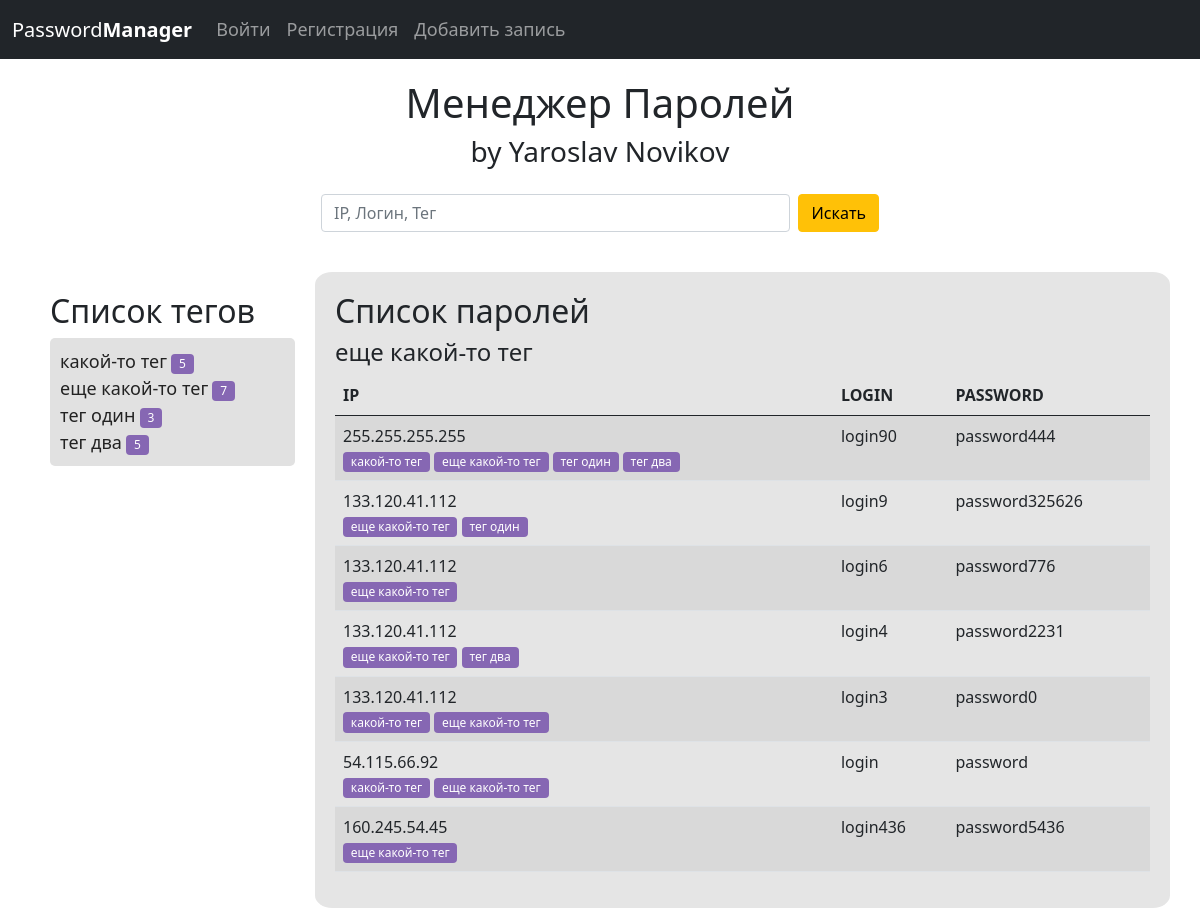
/tag/eshe-kakoj-to-teg, run on an earlier commit of the app's database.
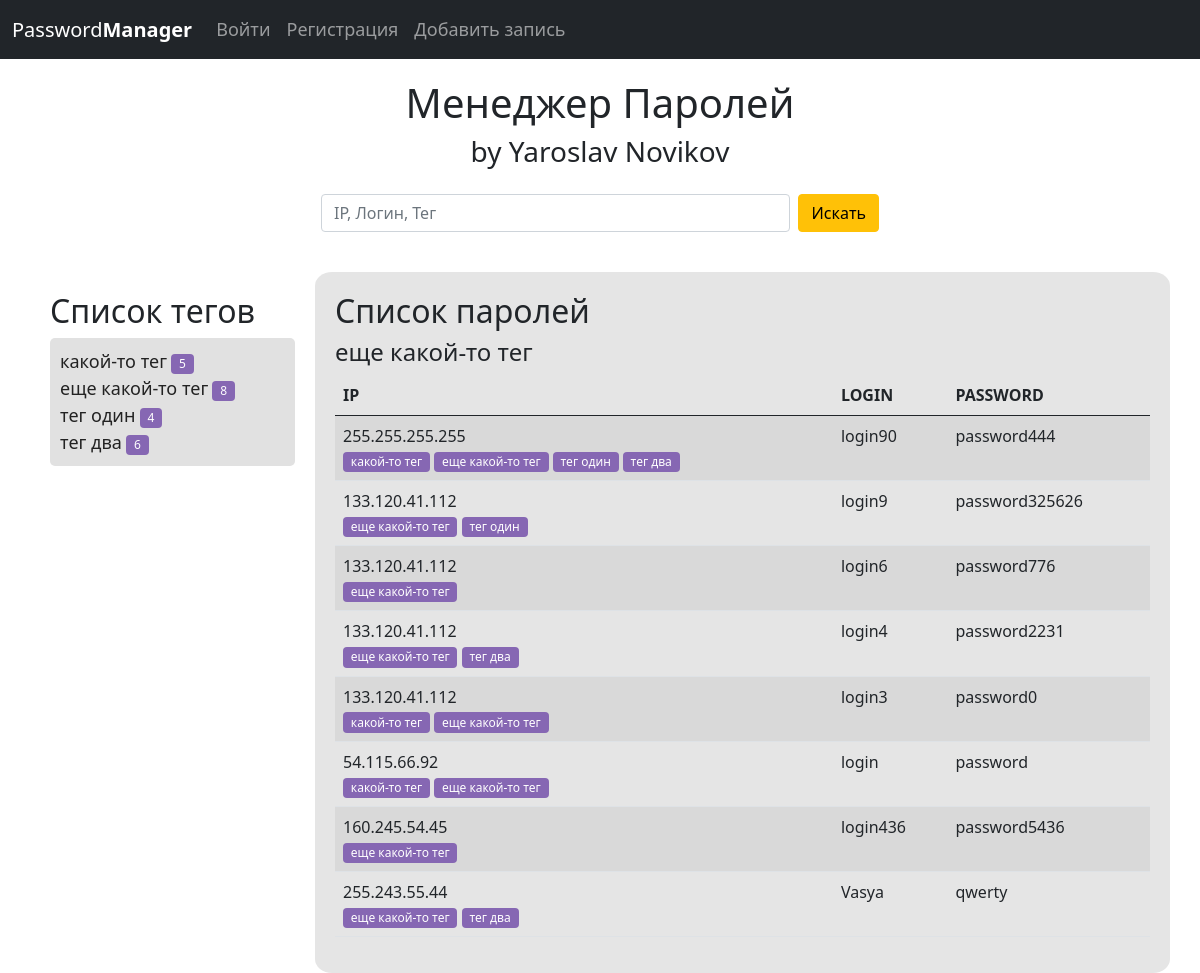
And on a later commit of the database.
### password_manager_app/models.py (models this page shows, shortened)
class Tag(models.Model):
    name = models.CharField(max_length=100, null=False, default='')
    slug = models.SlugField(max_length=100, unique=True, verbose_name='URL')
    def __str__(self):
        return f'{self.name}'
    def get_url(self):
        return reverse('tags', args=[self.slug])

class PasswordManager(models.Model):
    ip = models.CharField(max_length=15, null=False, default=f'{randint(1,255)}.{randint(1,255)}.{randint(1,255)}.{randint(1,255)}')
    login = models.CharField(max_length=100, null=False, default='login')
    password = models.CharField(max_length=100, null=False, default='password')
    tags = models.ManyToManyField(Tag, blank=True)

### password_manager_app/views.py (the view)
# urls.py: path('<str:tag>', views.get_tag, name='tags'),
def get_tag(request, tag):
    tagname = get_object_or_404(Tag, slug=tag)
    pass_list = PasswordManager.objects.all()
    tags_list = Tag.objects.all()
    context = {
        'pass_list': pass_list,
        'tags_list': tags_list,
        'tagname': tagname,
    }
    return render(request, 'password_manager_app/selected.html', context=context)

### password_manager_app/templates/password_manager_app/selected.html
{% extends 'base.html' %}
{% load static %}
{% block content %}
<h2>Список паролей</h2>
<h4>{{ tagname }}</h4>
<table class="table table-striped">
    <thead>
        <tr>
            <th scope="col">IP</th>
            <th scope="col">LOGIN</th>
            <th scope="col">PASSWORD</th>
        </tr>
    </thead>
    <tbody>
        {% for pass in tagname.passwordmanager_set.all %}
            <tr>
            <td>{{ pass.ip }}<br>
                {% for tag in pass.tags.all %}
                <a href="{{ tag.get_url }}"><span class="badge badge-primary">{{ tag }}</span></a>
                {% endfor %}
            </td>
            <td>{{ pass.login }}</td>
            <td>{{ pass.password }}</td>
            </tr>
        {% endfor %}
    </tbody>
</table>
{% endblock %}
{% block tags %}
    <h2>Список тегов</h2>
    <ul>
    {% for tag in tags_list %}
    <li><a href="{{ tag.get_url }}">{{ tag.name }}</a> <span class="badge badge-primary">{{ tag.passwordmanager_set.count }}</span></li>
    {% endfor %}
    </ul>
{% endblock %}

What changed in the data, as far as the page shows it:
computed for Tag "еще какой-то тег": passwordmanager_set.count "7" → "8"
computed for Tag "тег один": passwordmanager_set.count "3" → "4"
computed for Tag "тег два": passwordmanager_set.count "5" → "6"
added PasswordManager: ip "255.243.55.44", login "Vasya", password "qwerty", Tag (name "еще какой-то тег"), Tag (name "тег два")
